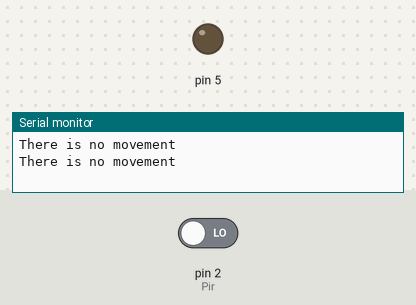
This sketch was run on a simulated Arduino Uno, built with avr-gcc and run on an emulated ATmega328P. On the bench: output pins drawn as LEDs (lit = HIGH), the last lines printed to the serial monitor. Inputs (shaded band) come from the test bench; at power-on: pin 2 (Pir) LOW.

Above: at 1.8 s.
1.9 s: pin 2 (Pir) driven HIGH
At 2.9 s:
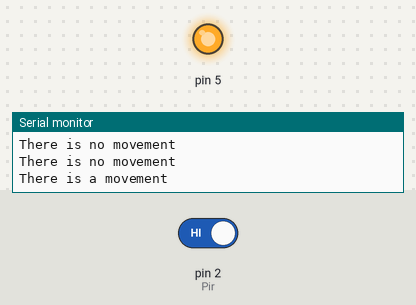
3.5 s: pin 2 (Pir) driven LOW
At 4.5 s:
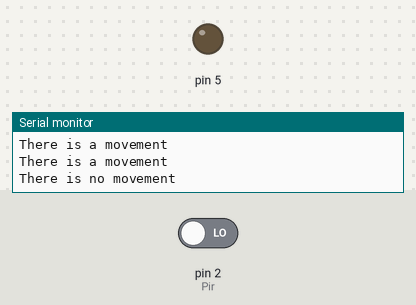
Timing chart, 0 to 6.5 s (numbered marks = the images above; inputs shaded):
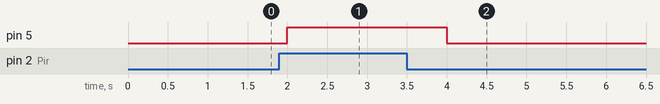

Measured:
- after the input at 1.9 s, pin 5: LOW → HIGH after 0.10 s
- after the input at 3.5 s, pin 5: HIGH → LOW after 0.50 s

The sketch:

Task.ino
```cpp
const int Pir= 2;

void setup() {
  // put your setup code here, to run once:
  pinMode(Pir,INPUT);
  pinMode(5, OUTPUT);
  Serial.begin(9600);
}

void loop() {
  // put your main code here, to run repeatedly:

  if(digitalRead(Pir) == HIGH)
  {
    Serial.println("There is a movement");
    digitalWrite(5, HIGH);
  }
  if(digitalRead(Pir) == LOW)
  {
    Serial.println("There is no movement");
    digitalWrite(5, LOW);
  }

  delay(1000);
}
```
